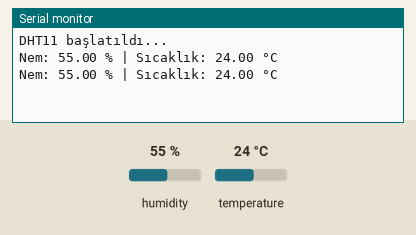
Bench run of a sketch on a simulated ESP32. Shown: the last lines printed to the serial monitor. Inputs (shaded band) come from the test bench; at power-on: humidity 55 %, temperature 24 °C.

Above: at 4.8 s.
4.9 s: humidity set to 22 %
At 6.9 s:
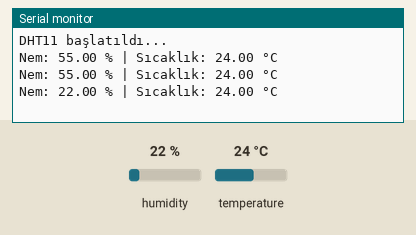
7.9 s: temperature set to 12 °C
At 9.3 s:
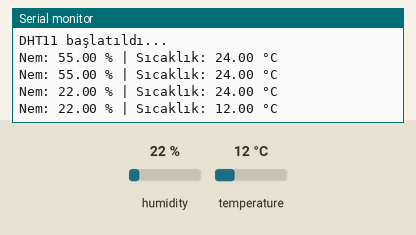
10.9 s: humidity set to 40 %
At 12.9 s:
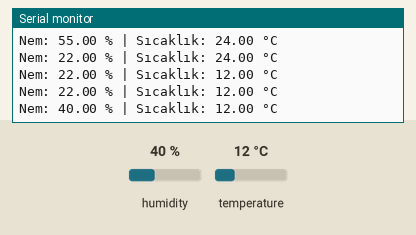
Timing chart, 0 to 14.4 s (numbered marks = the images above; inputs shaded):
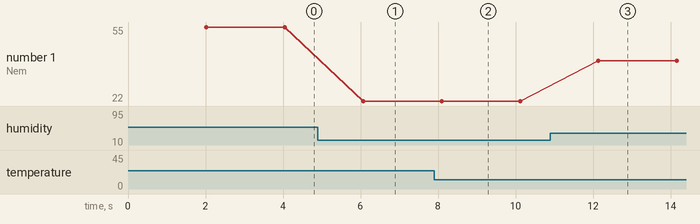

Measured:
- after the input at 4.9 s, the serial monitor: prints a new line after 1.2 s (image 1)
- after the input at 7.9 s, the serial monitor: prints a new line after 0.19 s (image 2)
- after the input at 10.9 s, the serial monitor: prints a new line after 1.2 s (image 3)
- plotted number 1: 55 → 22 after the input at 4.9 s, 22 → 40 after the input at 10.9 s

The sketch:

esp32_dht11.ino
```cpp
#include "DHT.h"

// DHT11 sensörünün bağlı olduğu pin
#define DHTPIN 4     // GPIO4 pini kullanılıyor

// Sensör tipi DHT11 olarak belirtiliyor
#define DHTTYPE DHT11

// DHT sensör nesnesi oluşturuluyor
DHT dht(DHTPIN, DHTTYPE);

void setup() {
  // Seri haberleşme başlatılıyor
  Serial.begin(115200);

  // DHT11 sensörü başlatılıyor
  dht.begin();

  Serial.println("DHT11 başlatıldı...");
}

void loop() {
  // İki okuma arasında 2 saniye bekleme
  delay(2000);

  // Nem değeri okunuyor
  float nem = dht.readHumidity();
  // Sıcaklık değeri okunuyor (Celsius)
  float sicaklik = dht.readTemperature();

  // Okunan değerlerin geçerli olup olmadığı kontrol ediliyor
  if (isnan(nem) || isnan(sicaklik)) {
    Serial.println("Veri okunamadı!");
    return;
  }

  // Okunan değerler seri porta yazdırılıyor
  Serial.print("Nem: ");
  Serial.print(nem);
  Serial.print(" % | ");
  Serial.print("Sıcaklık: ");
  Serial.print(sicaklik);
  Serial.println(" °C");
} 
```
